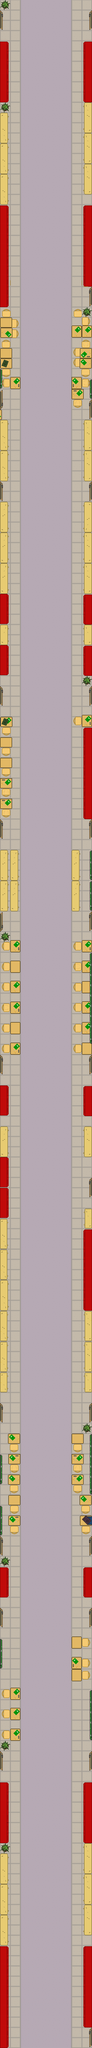

A level layout from a 2D game, rendered from its tile map. Below: a short description, then the map file with tile-grid data replaced by summaries:
An orthogonal 9x200 tile map with 32x32 px tiles, 6 tile layers (Tile Layer 1, Tile Layer 6, Tile Layer 2, Tile Layer 3, ...), 18 tilesets.

<map version="1.4" tiledversion="1.4.3" orientation="orthogonal" renderorder="right-down" width="9" height="200" tilewidth="32" tileheight="32" infinite="0" nextlayerid="7" nextobjectid="1">
 <tileset firstgid="1" name="Level2Floor" tilewidth="32" tileheight="32" tilecount="2" columns="2">
  <image source="Level2Floor (2).png" width="64" height="32" />
 </tileset>
 <tileset firstgid="3" name="Level2Track" tilewidth="32" tileheight="32" tilecount="5" columns="5">
  <image source="Level2Track (2).png" width="160" height="32" />
 </tileset>
 <tileset firstgid="8" name="chalkboard2" tilewidth="32" tileheight="32" tilecount="3" columns="1">
  <image source="chalkboard2.png" width="32" height="96" />
 </tileset>
 <tileset firstgid="11" name="desk" tilewidth="32" tileheight="32" tilecount="4" columns="2">
  <image source="desk.png" width="64" height="64" />
 </tileset>
 <tileset firstgid="15" name="desk_empty" tilewidth="32" tileheight="32" tilecount="4" columns="2">
  <image source="desk_empty.png" width="64" height="64" />
 </tileset>
 <tileset firstgid="19" name="desk2" tilewidth="32" tileheight="32" tilecount="4" columns="2">
  <image source="desk2.png" width="64" height="64" />
 </tileset>
 <tileset firstgid="23" name="desk3" tilewidth="32" tileheight="32" tilecount="4" columns="2">
  <image source="desk3.png" width="64" height="64" />
 </tileset>
 <tileset firstgid="27" name="door" tilewidth="32" tileheight="32" tilecount="2" columns="1">
  <image source="door.png" width="32" height="64" />
 </tileset>
 <tileset firstgid="29" name="locker" tilewidth="32" tileheight="32" tilecount="3" columns="1">
  <image source="locker.png" width="32" height="96" />
 </tileset>
 <tileset firstgid="32" name="locker2" tilewidth="32" tileheight="32" tilecount="3" columns="1">
  <image source="locker2.png" width="32" height="96" />
 </tileset>
 <tileset firstgid="35" name="school_pench" tilewidth="32" tileheight="32" tilecount="3" columns="1">
  <image source="school_pench.png" width="32" height="96" />
 </tileset>
 <tileset firstgid="38" name="school_pench2" tilewidth="32" tileheight="32" tilecount="3" columns="1">
  <image source="school_pench2.png" width="32" height="96" />
 </tileset>
 <tileset firstgid="41" name="school_pench3" tilewidth="32" tileheight="32" tilecount="3" columns="1">
  <image source="school_pench3.png" width="32" height="96" />
 </tileset>
 <tileset firstgid="44" name="Plant" tilewidth="32" tileheight="32" tilecount="1" columns="1">
  <image source="Plant.png" width="32" height="32" />
 </tileset>
 <tileset firstgid="45" name="Books" tilewidth="32" tileheight="32" tilecount="2" columns="2">
  <image source="../run3_map/Books.png" width="64" height="32" />
 </tileset>
 <tileset firstgid="47" name="Level2Track (2)" tilewidth="32" tileheight="32" tilecount="5" columns="5">
  <image source="Level2Track (2).png" width="160" height="32" />
 </tileset>
 <tileset firstgid="52" name="Level2Floor (2)" tilewidth="32" tileheight="32" tilecount="2" columns="2">
  <image source="Level2Floor (2).png" width="64" height="32" />
 </tileset>
 <tileset firstgid="54" name="Character2" tilewidth="32" tileheight="32" tilecount="0" columns="2">
  <image source="Character2.png" width="64" height="64" />
 </tileset>
 <layer id="1" name="Tile Layer 1" width="9" height="200">
  <data>[1800 cells, 1800 non-empty, 7 distinct tile ids]</data>
 </layer>
 <layer id="6" name="Tile Layer 6" width="9" height="200">
  <data>[1800 cells, 5 non-empty, 3 distinct tile ids]</data>
 </layer>
 <layer id="2" name="Tile Layer 2" width="9" height="200">
  <data>[1800 cells, 251 non-empty, 33 distinct tile ids]</data>
 </layer>
 <layer id="3" name="Tile Layer 3" width="9" height="200">
  <data>[1800 cells, 187 non-empty, 33 distinct tile ids]</data>
 </layer>
 <layer id="4" name="Tile Layer 4" width="9" height="200">
  <data>[1800 cells, 61 non-empty, 24 distinct tile ids]</data>
 </layer>
 <layer id="5" name="Tile Layer 5" width="9" height="200">
  <data>[1800 cells, 41 non-empty, 9 distinct tile ids]</data>
 </layer>
</map>
